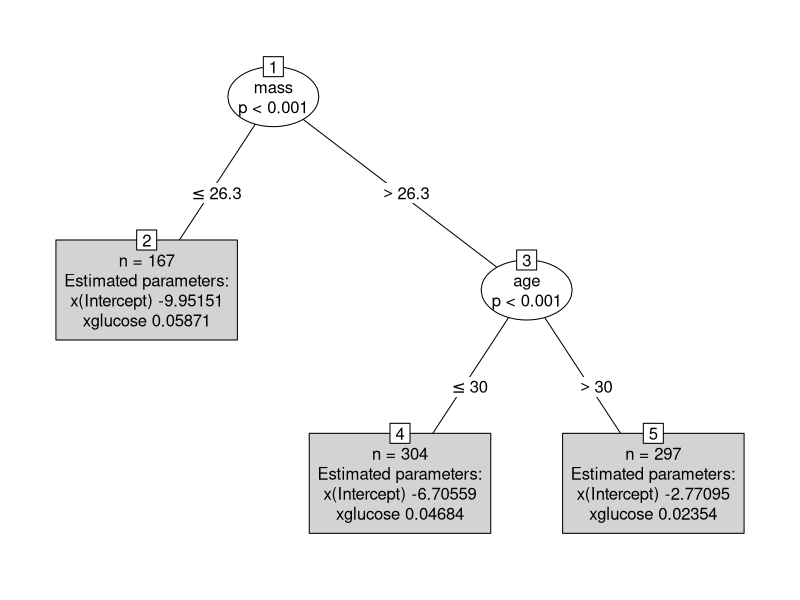

This figure's R source:
# Author: Jingyang (Judy) Zhang
# Date: Nov. 7th, 2025
# Purpose: an example of applying model-based recursive partitioning (mbrp).
library(partykit)
if(require("mlbench")){
  
  ## Pima Indians diabetes data. 
  data("PimaIndiansDiabetes", package = "mlbench")
  
  ## A simple basic fitting function (of type 1) for a logitic regression. 
  logit <- function(y, x, start = NULL, weights = NULL, offset = NULL, ...){
    glm(y ~ 0 + x, family = binomial, start = start, ...)
  }


# Set up a logistic regression tree.

pid_tree <- mob(diabetes ~ glucose | pregnant + pressure + triceps + insulin + mass + pedigree + age, 
                data = PimaIndiansDiabetes, fit = logit)

## Print tree
print(pid_tree)

## Print info about (some) nodes.
print(pid_tree, node = 3:4)

## Visualization 
plot(pid_tree)

## Coefficients and summary.
coef(pid_tree)
coef(pid_tree, node = 1)
summary(pid_tree, node = 1)


## Compare: normal logistic regression
logistic <- glm(diabetes ~ glucose + pregnant + pressure + triceps + insulin + mass + pedigree + age, data = PimaIndiansDiabetes, family = binomial)
summary(logistic)

## Average deviance computed in different ways:

### Method 1
mean(residuals(pid_tree)^2)

### Method 2
deviance(pid_tree)/sum(weights(pid_tree))


### Method 3
deviance(pid_tree)/nobs(pid_tree)


## log-likelihood and info criteria.
logLik(pid_tree)
AIC(pid_tree)
BIC(pid_tree)

## Predicted nodes.
predict(pid_tree, newdata = head(PimaIndiansDiabetes, 6), type = "node")
### Other types of predictions are possible using lmtree() or glmtree().

}
